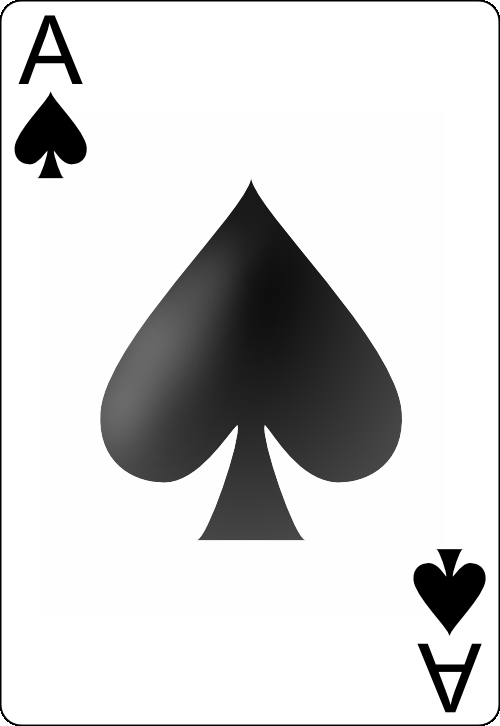
#> input picture cards_normal/1.png, 500 x 726 px
$ jupyter execute --allow-errors application.ipynb
#> lines starting #> are read from the running program, lines starting #| are printed output that depends on the picture; after the words box and inside, x2 and y2 are one past the last pixel; in counts of white or black regions, pixels touching at a corner belong together
#> in read_all_cards, frame is the input picture: shape (726, 500, 3); mean B, G, R 212, 211.6, 212
# Card Game with Augmented Reality

[cell 1]
import cv2
import numpy as np

[cell 2]
class Card:
    def __init__(self, name, suit, img) -> None:
        self.__name = name
        self.__suit = suit
        self.__img = img

    def get_name(self):
        return self.__name

    def get_suit(self):
        return self.__suit

    def get_img(self):
        return self.__img

[cell 3]
# [4 lines left out: function extract_card_border, not called in this run]

[cell 4]
def create_binary(frame):
    # convert to gray
    frame = cv2.cvtColor(frame, cv2.COLOR_BGR2GRAY)
#> frame: shape (726, 500)

    # applu blur
    frame = cv2.GaussianBlur(frame, (3,3), 0)

    # convert to binary
    frame = cv2.threshold(frame, 210, 255, cv2.THRESH_BINARY)[1]
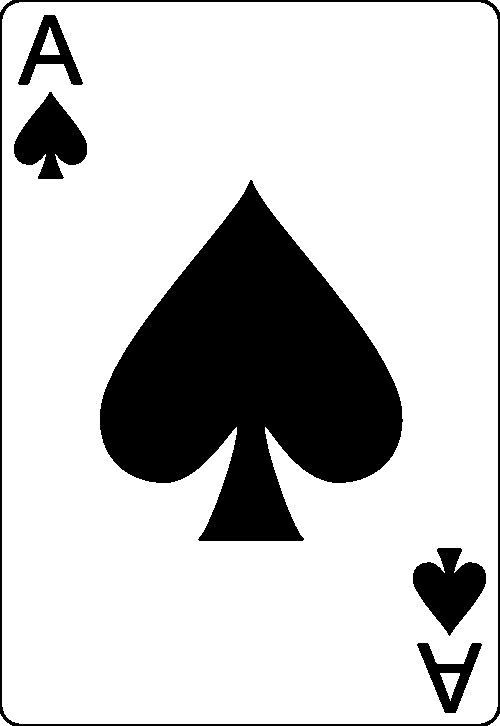
#> frame: shape (726, 500); 78.9% white; 6 black regions, box (x1, y1, x2, y2) and area: (100, 180, 403, 541) 60787, (0, 0, 500, 726) 4996, (413, 548, 486, 636) 3688, (14, 92, 87, 179) 3678, (18, 15, 83, 85) 1671, (417, 643, 482, 713) 1668

    return frame

[cell 5]
def read_all_cards():
    card_names = ["A", "2", "3", "4", "5", "6", "7", "8", "9", "10", "Q", "J", "K"]
    card_suits = ["spades", "hearts", "clubs", "diamonds"]
    cards = set()

    i = 1
    for name in card_names:
        for suit in card_suits:
            frame = cv2.imread(f"./cards_normal/{i}.png")
            binary_frame = create_binary(frame)
            cards.add(Card(name, suit, binary_frame))
            i += 1

    return cards


$ run again, with cards_normal/12.png copied over cards_normal/1.png
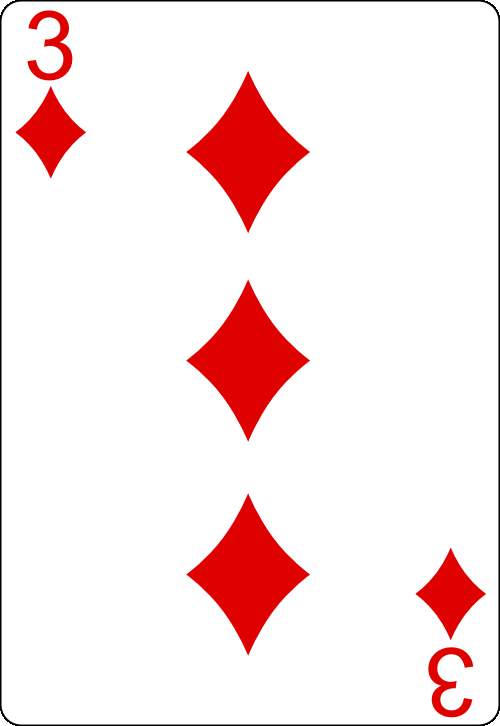
#> input picture cards_normal/12.png, 500 x 726 px
#> in read_all_cards, frame is the input picture: shape (726, 500, 3); mean B, G, R 229.8, 229.8, 249.6
#> in create_binary, `frame = cv2.cvtColor(frame, cv2.COLOR_BGR2GRAY)`:
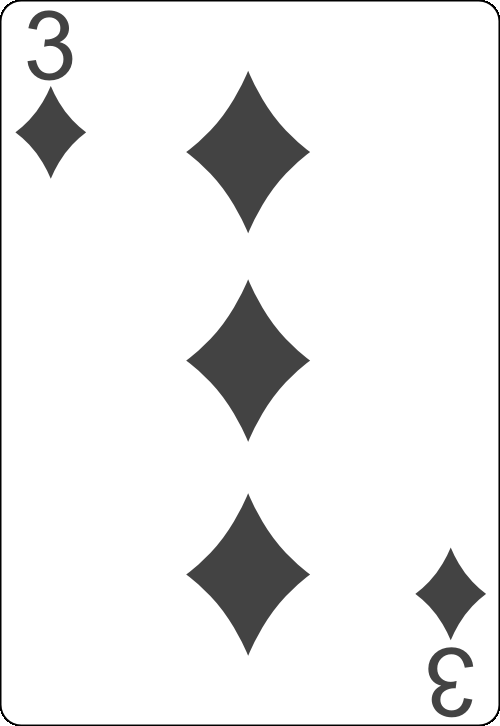
#> frame: shape (726, 500); min 0, max 255, mean 235.7
#> in create_binary, `frame = cv2.threshold(frame, 210, 255, cv2.THRESH_BINARY)[1]`:
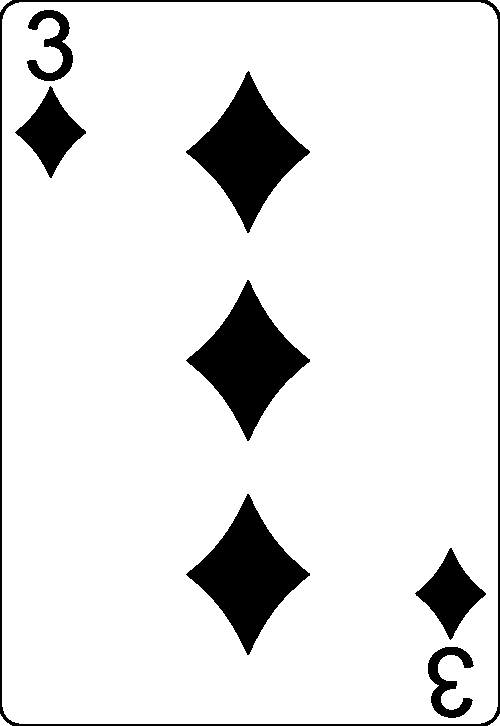
#> frame: shape (726, 500); 89.4% white; 8 black regions, largest, box (x1, y1, x2, y2) and area: (186, 71, 310, 233) 8421, (186, 280, 310, 441) 8409, (186, 494, 310, 655) 8404

$ run again, with cards_normal/14.png copied over cards_normal/1.png
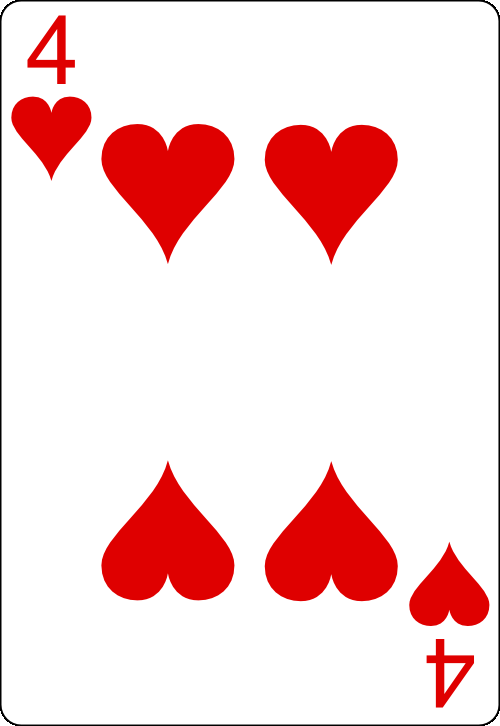
#> input picture cards_normal/14.png, 500 x 726 px
#> in read_all_cards, frame is the input picture: shape (726, 500, 3); mean B, G, R 214.9, 214.9, 247.7
#> in create_binary, `frame = cv2.cvtColor(frame, cv2.COLOR_BGR2GRAY)`:
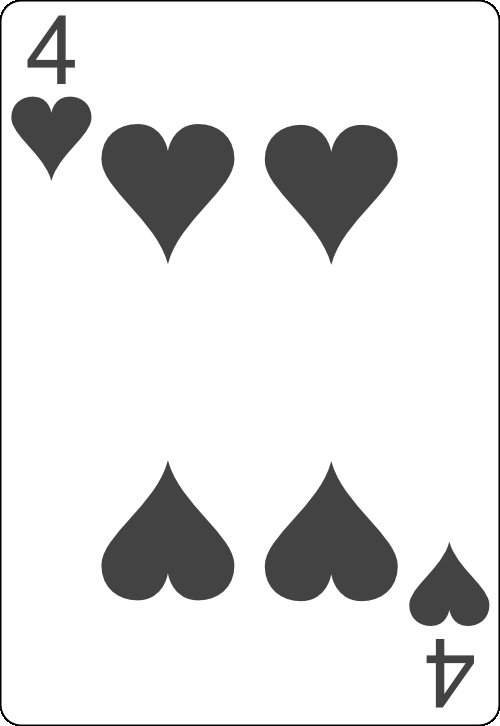
#> frame: shape (726, 500); min 0, max 255, mean 224.8
#> in create_binary, `frame = cv2.threshold(frame, 210, 255, cv2.THRESH_BINARY)[1]`:
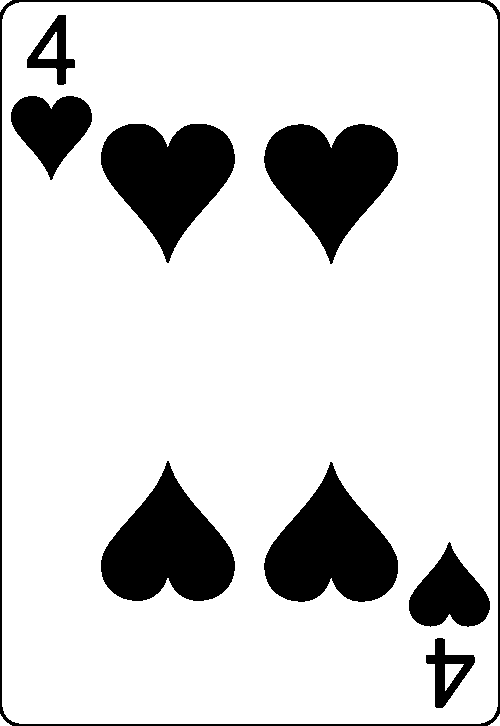
#> frame: shape (726, 500); 83.5% white; 9 black regions, largest, box (x1, y1, x2, y2) and area: (101, 461, 235, 601) 11064, (264, 462, 398, 602) 11053, (101, 124, 235, 263) 11052

$ run again, with cards_normal/16.png copied over cards_normal/1.png
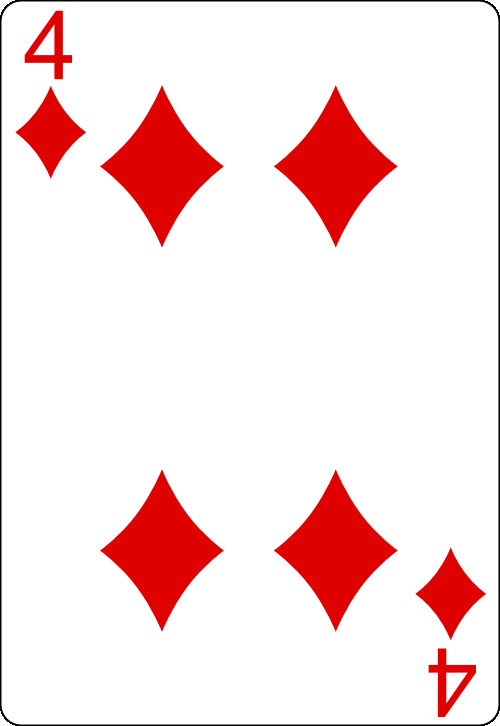
#> input picture cards_normal/16.png, 500 x 726 px
#> in read_all_cards, frame is the input picture: shape (726, 500, 3); mean B, G, R 224, 224, 248.8
#> in create_binary, `frame = cv2.cvtColor(frame, cv2.COLOR_BGR2GRAY)`:
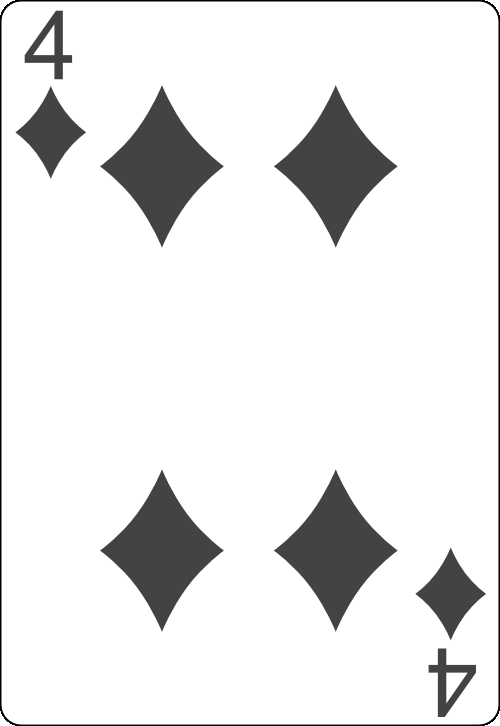
#> frame: shape (726, 500); min 0, max 255, mean 231.5
#> in create_binary, `frame = cv2.threshold(frame, 210, 255, cv2.THRESH_BINARY)[1]`:
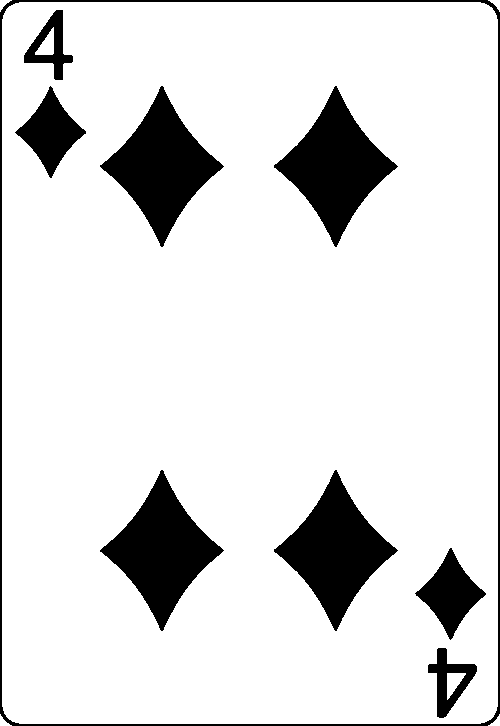
#> frame: shape (726, 500); 87.1% white; 9 black regions, largest, box (x1, y1, x2, y2) and area: (274, 470, 398, 631) 8412, (274, 86, 398, 247) 8411, (100, 470, 224, 631) 8396
